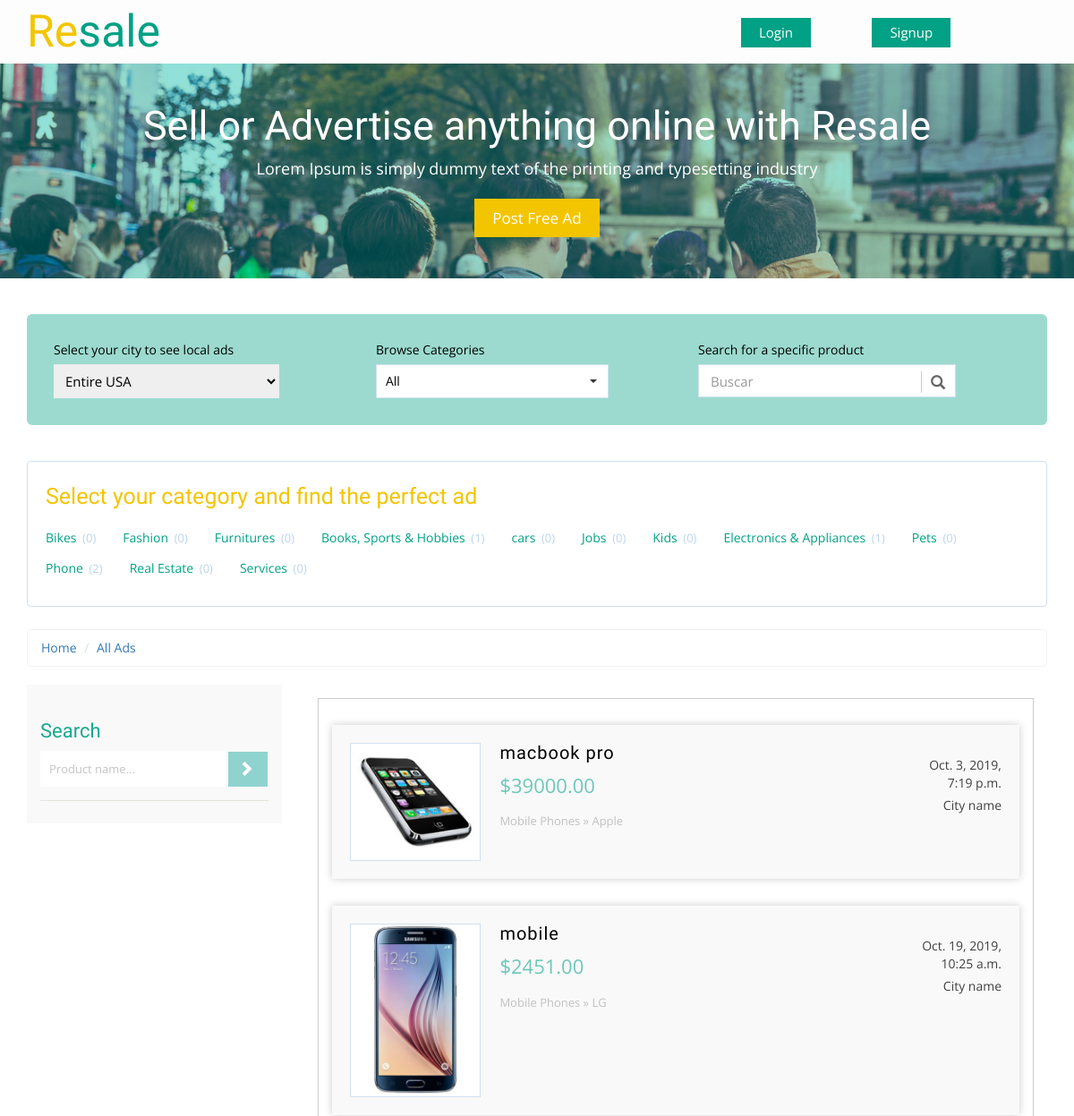
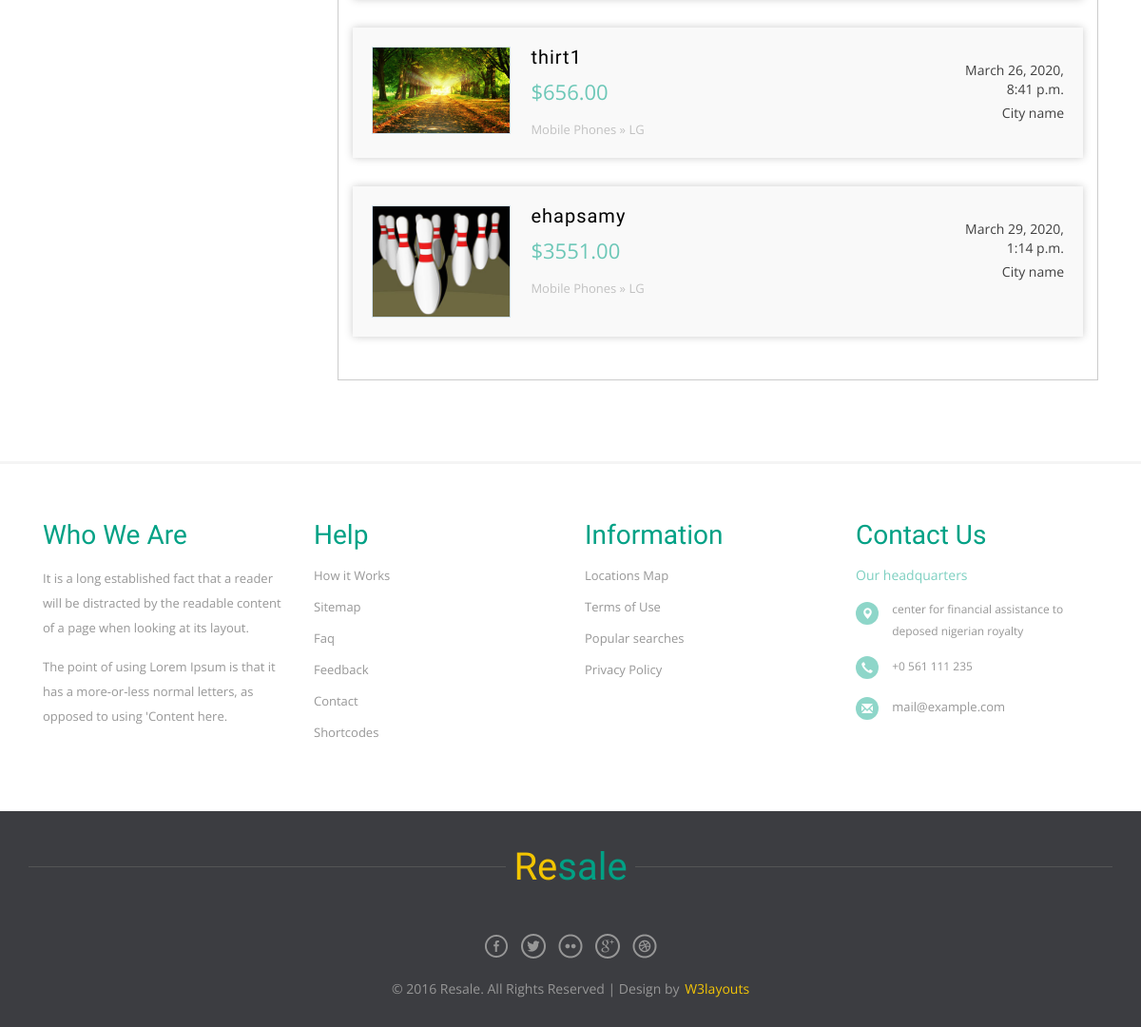
Screenshot of /products/ with the database file from the repository (2 pictures, top to bottom).
### product/models.py (models this page shows, shortened)
class Category(models.Model):
    category_name = models.CharField(max_length=200)
    image = models.ImageField(upload_to='category/',blank=True,null=True)
    slug = models.SlugField(blank=True,null=True)
    icon_name = models.CharField(max_length=200)
    class Meta:
        verbose_name = 'category'
        verbose_name_plural = 'categories'
    def __str__(self):
        return self.category_name

class Product(models.Model):
    owner = models.ForeignKey(User,on_delete=models.CASCADE)
    CONDITION_TYPE = (
        ('New','New'),
        ('Used','Used'),
    )
    name = models.CharField(max_length=100)
    slug = models.SlugField(null=True,blank=True)
    description = models.TextField(max_length=600)
    condition = models.CharField(max_length=100,choices=CONDITION_TYPE)
    category = models.ForeignKey("Category",on_delete=models.SET_NULL,null=True,blank=True)
    brand = models.ForeignKey("Brand",on_delete=models.SET_NULL,null=True,blank=True)
    price = models.DecimalField(max_digits=20,decimal_places=2)
    created = models.DateTimeField(default=timezone.now)
    image = models.ImageField(upload_to='main_product/',null=True,blank=True)

class Brand(models.Model):
    brand_name = models.CharField(max_length=200)
    class Meta:
        verbose_name = 'brand'
        verbose_name_plural = 'Brand'
    def __str__(self):
        return self.brand_name

### product/views.py (the view, shortened to what this page needs)
# urls.py: path('',views.productlist,name='product_list'),
def productlist(request,category_slug=None):
    category = None
    productlist = models.Product.objects.all()
    categorylist = models.Category.objects.annotate(total_products = Count('product'))
    if category_slug:
        category = get_object_or_404(models.Category,slug=category_slug)
        productlist = productlist.filter(category=category)
    search_query = request.GET.get('q')
    paginator = Paginator(productlist,10)
    page = request.GET.get('page')
    productlist = paginator.get_page(page)
    context = {
        'product_list': productlist,
        'category_list':categorylist,
        'category':category
    }
    templates = 'product_list.html'
    return render(request,templates,context)

### product/templates/product_list.html (shortened to what this page needs)
{%extends 'base.html'%}
{%load static%}
{%block body%}
<div class="total-ads main-grid-border">
    <div class="container">
        <div class="select-box">
            <div class="select-city-for-local-ads ads-list">
                <label>Select your city to see local ads</label>
                <select>
                    <optgroup label="Popular Cities">
                        <option selected style="display:none;color:#eee;">Entire USA</option>
                    </optgroup>
                </select>
            </div>
            <div class="browse-category ads-list">
                <label>Browse Categories</label>
                <select class="selectpicker show-tick" data-live-search="true">
                    <option data-tokens="Mobiles">All</option>
                </select>
            </div>
            <div class="search-product ads-list">
                <label>Search for a specific product</label>
                <div class="search">
                    <div id="custom-search-input">
                        <div class="input-group">
                            <input type="text" class="form-control input-lg" placeholder="Buscar" />
                            <span class="input-group-btn">
                                <button class="btn btn-info btn-lg" type="button">
                                    <i class="glyphicon glyphicon-search"></i>
                                </button>
                            </span>
                        </div>
                    </div>
                </div>
            </div>
        </div>
        <div class="all-categories">
            <h3> Select your category and find the perfect ad</h3>
            <ul class="all-cat-list">
                {% for category in category_list %}
                    <li><a href="{%url 'products:product_list_category' category.slug%}">{{category}} <span class="num-of-ads">({{category.total_products}})</span></a>
                {%endfor%}
            </ul>
        </div>
        <ol class="breadcrumb" style="margin-bottom: 5px;">
            <li><a href="index.html">Home</a></li>
            <li class="active"><a href="{% url 'products:product_list'  %}">All Ads</a></li>
        </ol>
        <div class="ads-grid">
            <div class="side-bar col-md-3">
                <div class="search-hotel">
                    <h3 class="sear-head">Search</h3>
                    <form method="get" action="{% url 'products:product_list'%}">
                        <input type="text" value="Product name..." name = "q" onfocus="this.value = '';" onblur="if (this.value == '') {this.value = 'Product name...';}" required="">
                        <input type="submit" value=" ">
                    </form>
                </div>
            </div>
            <div class="ads-display col-md-9">
                <div class="wrapper">
                    <div class="bs-example bs-example-tabs" role="tabpanel" data-example-id="togglable-tabs">
                        <div id="myTabContent" class="tab-content">
                            <div role="tabpanel" class="tab-pane fade in active" id="home" aria-labelledby="home-tab">
                                <div>
                                    <div id="container">
                                        <ul class="list">
                                            {% for product in product_list%}
                                            <a href="{% url 'products:product_detail' product.slug product.id %}">
                                                <li>
                                                    {% if product.image %}
                                                    <img src="{{product.image.url}}" title="" alt="" />
                                                    {% else %}
                                                        <img src="{% static 'images/product-default.png' %}">
                                                    {% endif %}
                                                    <section class="list-left">
                                                        <h5 class="title">{{product.name}}</h5>
                                                        <span class="adprice">${{product.price}}</span>
                                                        <p class="catpath">Mobile Phones » {{product.brand}}</p>
                                                    </section>
                                                    <section class="list-right">
                                                        <span class="date">{{product.created}}</span>
                                                        <span class="cityname">City name</span>
                                                    </section>
                                                    <div class="clearfix"></div>
                                                </li>
                                            </a>
                                            {%endfor%}
                                        </ul>
                                    </div>
                                </div>
                            </div>
                        </div>
                    </div>
                </div>
            </div>
        </div>
    </div>
</div>
{%endblock%}

### templates/base.html (shortened to what this page needs)
{% load static %}
<!DOCTYPE html>
<html>
<head>
<link rel="stylesheet" href="{%static 'css/bootstrap.min.css' %}">
<link rel="stylesheet" href="{%static 'css/bootstrap-select.css' %}">
<link href="{%static 'css/style.css' %}" rel="stylesheet" type="text/css" media="all" />
<link rel="stylesheet" href="{%static 'css/flexslider.css'%}" type="text/css" media="screen" />
<link rel="stylesheet" href="{%static 'css/font-awesome.min.css'%}" />
<link href="{%static 'css/jquery.uls.css' %}" rel="stylesheet"/>
<link href="{%static 'css/jquery.uls.grid.css' %}" rel="stylesheet"/>
<link href="{%static 'css/jquery.uls.lcd.css' %}" rel="stylesheet"/>
		<link rel="stylesheet" href="{%static 'css/flexslider.css' %}" media="screen" />
</head>
<body>
<div class="header">
	<div class="container">
			<div class="logo">
				<a href="{% url 'home:index' %}"><span>Re</span>sale</a>
			</div>
			<div class="header-right" style="width:60%;">
				{% if request.user.is_authenticated %}
					<a class="account" href="{% url 'accounts:dashboard' %}" style="margin-right: 3%;" href="login.html">My Dashboard</a>
					<a class="account" href="{% url 'products:product_list' %}" style="margin-right: 3%;" href="login.html">Products</a>
					<a class="account" href="#" style="margin-right: 3%;" href="login.html">My Profile</a>
					<a class="account" href="{% url 'accounts:logout' %}" style="margin-right: 3%;">Logout</a>
				{% else %}
					<a class="account" href="{% url 'accounts:login' %}" style="margin-right: 10%;margin-left: 50%;">Login</a>
					<a class="account" href="{% url 'accounts:signup' %}">Signup</a>
				{% endif %}
		</div>
	</div>
	<div class="banner text-center">
	  <div class="container">
			<h1>Sell or Advertise   <span class="segment-heading">    anything online </span> with Resale</h1>
			<p>Lorem Ipsum is simply dummy text of the printing and typesetting industry</p>
			<a href="{% url 'products:add_pro' %}">Post Free Ad</a>
	  </div>
	</div>
</div>
{%block body%}
{%endblock%}
		<footer>
			<div class="footer-top">
				<div class="container">
					<div class="foo-grids">
						<div class="col-md-3 footer-grid">
							<h4 class="footer-head">Who We Are</h4>
							<p>It is a long established fact that a reader will be distracted by the readable content of a page when looking at its layout.</p>
							<p>The point of using Lorem Ipsum is that it has a more-or-less normal letters, as opposed to using 'Content here.</p>
						</div>
						<div class="col-md-3 footer-grid">
							<h4 class="footer-head">Help</h4>
							<ul>
								<li><a href="howitworks.html">How it Works</a></li>
								<li><a href="sitemap.html">Sitemap</a></li>
								<li><a href="faq.html">Faq</a></li>
								<li><a href="feedback.html">Feedback</a></li>
								<li><a href="contact.html">Contact</a></li>
								<li><a href="typography.html">Shortcodes</a></li>
							</ul>
						</div>
						<div class="col-md-3 footer-grid">
							<h4 class="footer-head">Information</h4>
							<ul>
								<li><a href="regions.html">Locations Map</a></li>
								<li><a href="terms.html">Terms of Use</a></li>
								<li><a href="popular-search.html">Popular searches</a></li>
								<li><a href="privacy.html">Privacy Policy</a></li>
							</ul>
						</div>
						<div class="col-md-3 footer-grid">
							<h4 class="footer-head">Contact Us</h4>
							<span class="hq">Our headquarters</span>
							<address>
								<ul class="location">
									<li><span class="glyphicon glyphicon-map-marker"></span></li>
									<li>CENTER FOR FINANCIAL ASSISTANCE TO DEPOSED NIGERIAN ROYALTY</li>
									<div class="clearfix"></div>
								</ul>
								<ul class="location">
									<li><span class="glyphicon glyphicon-earphone"></span></li>
									<li>+0 561 111 235</li>
									<div class="clearfix"></div>
								</ul>
								<ul class="location">
									<li><span class="glyphicon glyphicon-envelope"></span></li>
									<li><a href="mailto:info@example.com">mail@example.com</a></li>
									<div class="clearfix"></div>
								</ul>
							</address>
						</div>
						<div class="clearfix"></div>
					</div>
				</div>
			</div>
			<div class="footer-bottom text-center">
			<div class="container">
				<div class="footer-logo">
					<a href="index.html"><span>Re</span>sale</a>
				</div>
				<div class="footer-social-icons">
					<ul>
						<li><a class="facebook" href="#"><span>Facebook</span></a></li>
						<li><a class="twitter" href="#"><span>Twitter</span></a></li>
						<li><a class="flickr" href="#"><span>Flickr</span></a></li>
						<li><a class="googleplus" href="#"><span>Google+</span></a></li>
						<li><a class="dribbble" href="#"><span>Dribbble</span></a></li>
					</ul>
				</div>
				<div class="copyrights">
					<p> © 2016 Resale. All Rights Reserved | Design by  <a href="http://w3layouts.com/"> W3layouts</a></p>
				</div>
			</div>
		</div>
		</footer>
</body>
</html>

### rows the page displays
Category: category_name "Bikes", total_products "0"
Category: category_name "Fashion", total_products "0"
Category: category_name "Furnitures", total_products "0"
Category: category_name "Books, Sports & Hobbies", total_products "1"
Category: category_name "cars", total_products "0"
Category: category_name "Jobs", total_products "0"
Category: category_name "Kids", total_products "0"
Category: category_name "Electronics & Appliances", total_products "1"
Category: category_name "Pets", total_products "0"
Category: category_name "Phone", total_products "2"
Category: category_name "Real Estate", total_products "0"
Category: category_name "Services", total_products "0"
Product: image (picture), name "macbook pro", price "39000.00", brand "Apple", created "Oct. 3, 2019, 7:19 p.m."
Product: image (picture), name "mobile", price "2451.00", brand "LG", created "Oct. 19, 2019, 10:25 a.m."
Product: image (picture), name "thirt1", price "656.00", brand "LG", created "March 26, 2020, 8:41 p.m."
Product: image (picture), name "ehapsamy", price "3551.00", brand "LG", created "March 29, 2020, 1:14 p.m."
